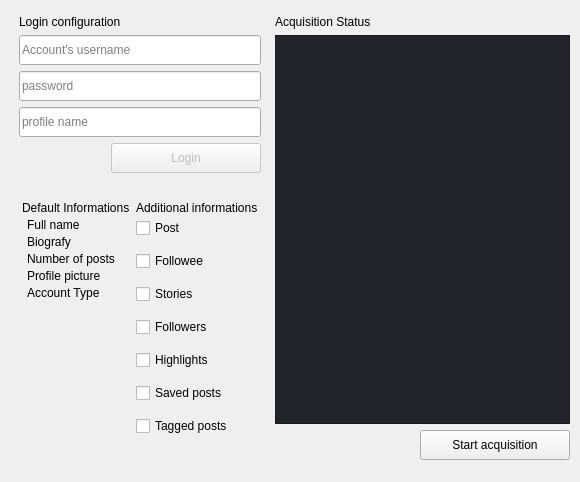
              <widget class="QFrame" name="content">
               <property name="frameShape">
                <enum>QFrame::NoFrame</enum>
               </property>
               <property name="frameShadow">
                <enum>QFrame::Raised</enum>
               </property>
               <layout class="QHBoxLayout" name="horizontalLayout_4">
                <property name="spacing">
                 <number>0</number>
                </property>
                <property name="leftMargin">
                 <number>10</number>
                </property>
                <property name="topMargin">
                 <number>10</number>
                </property>
                <property name="rightMargin">
                 <number>10</number>
                </property>
                <property name="bottomMargin">
                 <number>10</number>
                </property>
                <item>
                 <widget class="QFrame" name="left_content">
                  <property name="maximumSize">
                   <size>
                    <width>370</width>
                    <height>16777215</height>
                   </size>
                  </property>
                  <layout class="QVBoxLayout" name="verticalLayout_9">
                   <property name="leftMargin">
                    <number>0</number>
                   </property>
                   <property name="topMargin">
                    <number>0</number>
                   </property>
                   <property name="rightMargin">
                    <number>0</number>
                   </property>
                   <property name="bottomMargin">
                    <number>0</number>
                   </property>
                   <item>
                    <widget class="QFrame" name="login_configuration">
                     <property name="frameShape">
                      <enum>QFrame::NoFrame</enum>
                     </property>
                     <layout class="QVBoxLayout" name="server_configuration_vlayout">
                      <property name="topMargin">
                       <number>5</number>
                      </property>
                      <property name="bottomMargin">
                       <number>0</number>
                      </property>
                      <item>
                       <widget class="QLabel" name="login_configuration_title">
                        <property name="styleSheet">
                         <string notr="true"/>
                        </property>
                        <property name="text">
                         <string>Login configuration</string>
                        </property>
                       </widget>
                      </item>
                      <item>
                       <widget class="QLineEdit" name="username">
                        <property name="minimumSize">
                         <size>
                          <width>0</width>
                          <height>30</height>
                         </size>
                        </property>
                        <property name="text">
                         <string/>
                        </property>
                        <property name="placeholderText">
                         <string>Account's username</string>
                        </property>
                       </widget>
                      </item>
                      <item>
                       <widget class="QLineEdit" name="password">
                        <property name="minimumSize">
                         <size>
                          <width>0</width>
                          <height>30</height>
                         </size>
                        </property>
                        <property name="echoMode">
                         <enum>QLineEdit::Password</enum>
                        </property>
                        <property name="placeholderText">
                         <string>password</string>
                        </property>
                       </widget>
                      </item>
                      <item>
                       <widget class="QLineEdit" name="profile_name">
                        <property name="minimumSize">
                         <size>
                          <width>0</width>
                          <height>30</height>
                         </size>
                        </property>
                        <property name="placeholderText">
                         <string>profile name</string>
                        </property>
                       </widget>
                      </item>
                      <item>
                       <layout class="QHBoxLayout" name="login_button_layout">
                        <property name="bottomMargin">
                         <number>10</number>
                        </property>
                        <item>
                         <spacer name="login_spacer">
                          <property name="orientation">
                           <enum>Qt::Horizontal</enum>
                          </property>
                          <property name="sizeHint" stdset="0">
                           <size>
                            <width>40</width>
                            <height>20</height>
                           </size>
                          </property>
                         </spacer>
                        </item>
                        <item>
                         <widget class="QPushButton" name="login_button">
                          <property name="enabled">
                           <bool>false</bool>
                          </property>
                          <property name="minimumSize">
                           <size>
                            <width>150</width>
                            <height>30</height>
                           </size>
                          </property>
                          <property name="maximumSize">
                           <size>
                            <width>150</width>
                            <height>16777215</height>
                           </size>
                          </property>
                          <property name="cursor">
                           <cursorShape>PointingHandCursor</cursorShape>
                          </property>
                          <property name="layoutDirection">
                           <enum>Qt::LeftToRight</enum>
                          </property>
                          <property name="styleSheet">
                           <string notr="true"/>
                          </property>
                          <property name="text">
                           <string>Login</string>
                          </property>
                          <property name="iconSize">
                           <size>
                            <width>0</width>
                            <height>0</height>
                           </size>
                          </property>
                         </widget>
                        </item>
                       </layout>
                      </item>
                     </layout>
                    </widget>
                   </item>
                   <item>
                    <widget class="QFrame" name="acquisition_criteria">
                     <property name="enabled">
                      <bool>true</bool>
                     </property>
                     <property name="maximumSize">
                      <size>
                       <width>16777215</width>
                       <height>283</height>
                      </size>
                     </property>
                     <property name="frameShape">
                      <enum>QFrame::NoFrame</enum>
                     </property>
                     <property name="frameShadow">
                      <enum>QFrame::Plain</enum>
                     </property>
                     <layout class="QVBoxLayout" name="verticalLayout_11">
                      <property name="spacing">
                       <number>6</number>
                      </property>
                      <property name="leftMargin">
                       <number>12</number>
                      </property>
                      <property name="topMargin">
                       <number>12</number>
                      </property>
                      <property name="rightMargin">
                       <number>12</number>
                      </property>
                      <property name="bottomMargin">
                       <number>12</number>
                      </property>
                      <item>
                       <layout class="QHBoxLayout" name="acquisition_criteria_container">
                        <property name="rightMargin">
                         <number>0</number>
                        </property>
                        <item>
                         <layout class="QVBoxLayout" name="default_informations_box">
                          <property name="spacing">
                           <number>3</number>
                          </property>
                          <property name="topMargin">
                           <number>0</number>
                          </property>
                          <item>
                           <widget class="QLabel" name="default_informations_title">
                            <property name="text">
                             <string>Default Informations</string>
                            </property>
                           </widget>
                          </item>
                          <item>
                           <layout class="QHBoxLayout" name="default_informations_list_box">
                            <item>
                             <layout class="QVBoxLayout" name="default_informations_list">
                              <property name="spacing">
                               <number>-1</number>
                              </property>
                              <item>
                               <widget class="QLabel" name="full_name">
                                <property name="enabled">
                                 <bool>true</bool>
                                </property>
                                <property name="text">
                                 <string>Full name</string>
                                </property>
                                <property name="indent">
                                 <number>5</number>
                                </property>
                               </widget>
                              </item>
                              <item>
                               <widget class="QLabel" name="biografy">
                                <property name="text">
                                 <string>Biografy</string>
                                </property>
                                <property name="indent">
                                 <number>5</number>
                                </property>
                               </widget>
                              </item>
                              <item>
                               <widget class="QLabel" name="number_of_posts">
                                <property name="text">
                                 <string>Number of posts</string>
                                </property>
                                <property name="indent">
                                 <number>5</number>
                                </property>
                               </widget>
                              </item>
                              <item>
                               <widget class="QLabel" name="profile_picture">
                                <property name="text">
                                 <string>Profile picture</string>
                                </property>
                                <property name="indent">
                                 <number>5</number>
                                </property>
                               </widget>
                              </item>
                              <item>
                               <widget class="QLabel" name="account_type">
                                <property name="enabled">
                                 <bool>true</bool>
                                </property>
                                <property name="text">
                                 <string>Account Type</string>
                                </property>
                                <property name="indent">
                                 <number>5</number>
                                </property>
                               </widget>
                              </item>
                              <item>
                               <spacer name="default_informations_vertical_spacer">
                                <property name="orientation">
                                 <enum>Qt::Vertical</enum>
                                </property>
                                <property name="sizeHint" stdset="0">
                                 <size>
                                  <width>20</width>
                                  <height>40</height>
                                 </size>
                                </property>
                               </spacer>
                              </item>
                             </layout>
                            </item>
                           </layout>
                          </item>
                         </layout>
                        </item>
                        <item>
                         <layout class="QVBoxLayout" name="additional_informations_box">
                          <property name="spacing">
                           <number>3</number>
                          </property>
                          <item>
                           <widget class="QLabel" name="additional_informations_title">
                            <property name="text">
                             <string>Additional informations</string>
                            </property>
                           </widget>
                          </item>
                          <item>
                           <layout class="QHBoxLayout" name="addtional_informations_list_box">
                            <item>
                             <layout class="QVBoxLayout" name="additional_informations_list">
                              <property name="spacing">
                               <number>13</number>
                              </property>
                              <item>
                               <widget class="QCheckBox" name="scrape_post">
                                <property name="enabled">
                                 <bool>true</bool>
                                </property>
                                <property name="text">
                                 <string>Post</string>
                                </property>
                                <property name="checked">
                                 <bool>false</bool>
                                </property>
                               </widget>
                              </item>
                              <item>
                               <widget class="QCheckBox" name="scrape_followees">
                                <property name="enabled">
                                 <bool>true</bool>
                                </property>
                                <property name="text">
                                 <string>Followee</string>
                                </property>
                                <property name="checked">
                                 <bool>false</bool>
                                </property>
                               </widget>
                              </item>
                              <item>
                               <widget class="QCheckBox" name="scrape_stories">
                                <property name="enabled">
                                 <bool>true</bool>
                                </property>
                                <property name="text">
                                 <string>Stories</string>
                                </property>
                                <property name="checked">
                                 <bool>false</bool>
                                </property>
                               </widget>
                              </item>
                              <item>
                               <widget class="QCheckBox" name="scrape_followers">
                                <property name="enabled">
                                 <bool>true</bool>
                                </property>
                                <property name="text">
                                 <string>Followers</string>
                                </property>
                                <property name="checked">
                                 <bool>false</bool>
                                </property>
                               </widget>
                              </item>
                              <item>
                               <widget class="QCheckBox" name="scrape_highlights">
                                <property name="enabled">
                                 <bool>true</bool>
                                </property>
                                <property name="text">
                                 <string>Highlights</string>
                                </property>
                                <property name="checked">
                                 <bool>false</bool>
                                </property>
                               </widget>
                              </item>
                              <item>
                               <widget class="QCheckBox" name="scrape_saved_posts">
                                <property name="enabled">
                                 <bool>true</bool>
                                </property>
                                <property name="text">
                                 <string>Saved posts</string>
                                </property>
                                <property name="checked">
                                 <bool>false</bool>
                                </property>
                               </widget>
                              </item>
                              <item>
                               <widget class="QCheckBox" name="scrape_tagged_posts">
                                <property name="enabled">
                                 <bool>true</bool>
                                </property>
                                <property name="text">
                                 <string>Tagged posts</string>
                                </property>
                                <property name="checked">
                                 <bool>false</bool>
                                </property>
                               </widget>
                              </item>
                              <item>
                               <spacer name="additional_informations_list_vertical_spacer">
                                <property name="orientation">
                                 <enum>Qt::Vertical</enum>
                                </property>
                                <property name="sizeHint" stdset="0">
                                 <size>
                                  <width>20</width>
                                  <height>40</height>
                                 </size>
                                </property>
                               </spacer>
                              </item>
                             </layout>
                            </item>
                            <item>
                             <layout class="QVBoxLayout" name="media_extension_list_colunm_5"/>
                            </item>
                           </layout>
                          </item>
                         </layout>
                        </item>
                       </layout>
                      </item>
                     </layout>
                    </widget>
                   </item>
                  </layout>
                 </widget>
                </item>
                <item>
                 <widget class="QFrame" name="right_content">
                  <property name="enabled">
                   <bool>true</bool>
                  </property>
                  <property name="minimumSize">
                   <size>
                    <width>300</width>
                    <height>0</height>
                   </size>
                  </property>
                  <property name="maximumSize">
                   <size>
                    <width>16777215</width>
                    <height>16777215</height>
                   </size>
                  </property>
                  <layout class="QVBoxLayout" name="leftContentLayout" stretch="0">
                   <property name="leftMargin">
                    <number>5</number>
                   </property>
                   <property name="topMargin">
                    <number>5</number>
                   </property>
                   <property name="rightMargin">
                    <number>0</number>
                   </property>
                   <property name="bottomMargin">
                    <number>12</number>
                   </property>
                   <item>
                    <widget class="QFrame" name="acquisition_status">
                     <property name="enabled">
                      <bool>true</bool>
                     </property>
                     <property name="styleSheet">
                      <string notr="true">QDateEdit::up-arraow{
color:red !important;
}</string>
                     </property>
                     <property name="frameShape">
                      <enum>QFrame::NoFrame</enum>
                     </property>
                     <layout class="QVBoxLayout" name="topFrameRight">
                      <property name="leftMargin">
                       <number>0</number>
                      </property>
                      <property name="topMargin">
                       <number>0</number>
                      </property>
                      <property name="rightMargin">
                       <number>0</number>
                      </property>
                      <property name="bottomMargin">
                       <number>0</number>
                      </property>
                      <item>
                       <widget class="QLabel" name="acquisition_status_title">
                        <property name="enabled">
                         <bool>true</bool>
                        </property>
                        <property name="styleSheet">
                         <string notr="true"/>
                        </property>
                        <property name="text">
                         <string>Acquisition Status</string>
                        </property>
                       </widget>
                      </item>
                      <item>
                       <widget class="QListWidget" name="acquisition_status_list">
                        <property name="enabled">
                         <bool>true</bool>
                        </property>
                        <property name="styleSheet">
                         <string notr="true">QListWidget {
background-color: rgb(33, 37, 43);
font: italic 13pt &quot;Courier New&quot;;
}

QListWidget::disabled {
background-color: rgba(33, 37, 43, 50%);
color: rgba(255, 255, 255, 10%);
}

QScrollBar:horizontal {
    border: none;
    background: rgb(52, 59, 72);
    height: 8px;
    margin: 0px 21px 0 21px;
	border-radius: 0px;
}
QScrollBar::handle:horizontal {
    background: rgba(255, 255, 255, 30%);
    min-width: 25px;
	border-radius: 4px
}

QScrollBar::handle:horizontal:disabled {
    background: rgba(255, 255, 255, 5%);
    min-width: 25px;
	border-radius: 4px
}
QScrollBar::add-line:horizontal {
    border: none;
    background: rgb(55, 63, 77);
    width: 20px;
	border-top-right-radius: 4px;
    border-bottom-right-radius: 4px;
    subcontrol-position: right;
    subcontrol-origin: margin;
}
QScrollBar::sub-line:horizontal {
    border: none;
    background: rgb(55, 63, 77);
    width: 20px;
	border-top-left-radius: 4px;
    border-bottom-left-radius: 4px;
    subcontrol-position: left;
    subcontrol-origin: margin;
}
QScrollBar::up-arrow:horizontal, QScrollBar::down-arrow:horizontal
{
     background: none;
}
QScrollBar::add-page:horizontal, QScrollBar::sub-page:horizontal
{
     background: none;
}
 QScrollBar:vertical {
	border: none;
    background: rgb(52, 59, 72);
    width: 8px;
    margin: 21px 0 21px 0;
	border-radius: 0px;
 }
 QScrollBar::handle:vertical {	
	background: rgba(255, 255, 255, 30%);
    min-height: 25px;
	border-radius: 4px
 }
 QScrollBar::handle:vertical:disabled  {	
	background: rgba(255, 255, 255, 5%);
    min-height: 25px;
	border-radius: 4px
 }
 QScrollBar::add-line:vertical {
     border: none;
    background: rgb(55, 63, 77);
     height: 20px;
	border-bottom-left-radius: 4px;
    border-bottom-right-radius: 4px;
     subcontrol-position: bottom;
     subcontrol-origin: margin;
 }
 QScrollBar::sub-line:vertical {
	border: none;
    background: rgb(55, 63, 77);
     height: 20px;
	border-top-left-radius: 4px;
    border-top-right-radius: 4px;
     subcontrol-position: top;
     subcontrol-origin: margin;
 }
 QScrollBar::up-arrow:vertical, QScrollBar::down-arrow:vertical {
     background: none;
 }

 QScrollBar::add-page:vertical, QScrollBar::sub-page:vertical {
     background: none;
 }</string>
                        </property>
                       </widget>
                      </item>
                      <item>
                       <layout class="QHBoxLayout" name="start_acquisition_button_layout">
                        <property name="bottomMargin">
                         <number>0</number>
                        </property>
                        <item>
                         <spacer name="start_acquisition_button_spacer">
                          <property name="orientation">
                           <enum>Qt::Horizontal</enum>
                          </property>
                          <property name="sizeType">
                           <enum>QSizePolicy::Expanding</enum>
                          </property>
                          <property name="sizeHint" stdset="0">
                           <size>
                            <width>40</width>
                            <height>20</height>
                           </size>
                          </property>
                         </spacer>
                        </item>
                        <item>
                         <widget class="QPushButton" name="start_acquisition_button">
                          <property name="enabled">
                           <bool>true</bool>
                          </property>
                          <property name="minimumSize">
                           <size>
                            <width>150</width>
                            <height>30</height>
                           </size>
                          </property>
                          <property name="maximumSize">
                           <size>
                            <width>16777215</width>
                            <height>16777215</height>
                           </size>
                          </property>
                          <property name="cursor">
                           <cursorShape>PointingHandCursor</cursorShape>
                          </property>
                          <property name="layoutDirection">
                           <enum>Qt::LeftToRight</enum>
                          </property>
                          <property name="text">
                           <string>Start acquisition</string>
                          </property>
                          <property name="iconSize">
                           <size>
                            <width>0</width>
                            <height>0</height>
                           </size>
                          </property>
                         </widget>
                        </item>
                       </layout>
                      </item>
                     </layout>
                    </widget>
                   </item>
                  </layout>
                 </widget>
                </item>
               </layout>
              </widget>
